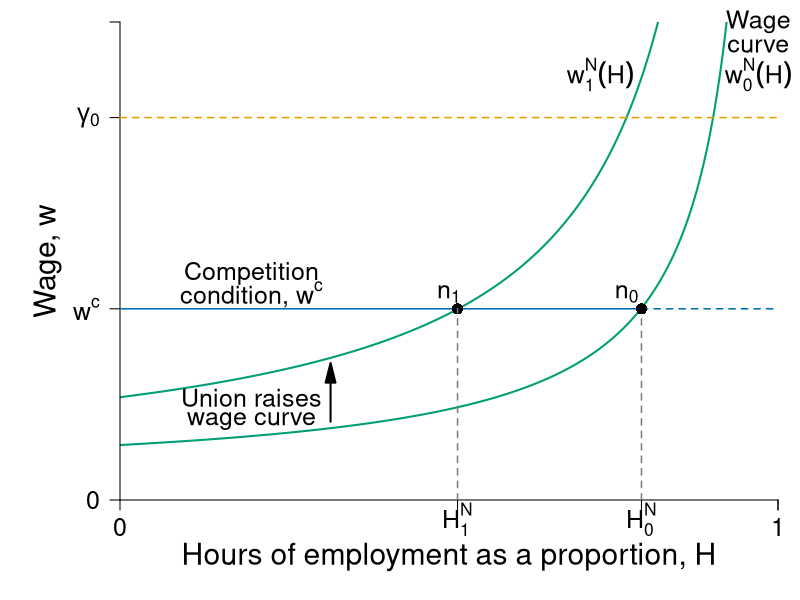

This figure's R source:
require(shape)
require(plotrix)
pdf(file = "capitalism/employment_unions_bad_v2.pdf", width = 9, height = 7)

#Set parameters for graphics
pointsize <- 1.8
axislabelsize <- 1.8
labelsize <- 1.5
namesize <- 1.8
annotatesize <- 1.5
graphlinewidth <- 2
segmentlinewidth <- 1.5

COL <- c("#7fc97f", "#beaed4", "#fdc086", "#ffff99", "#386cb0", "#f0027f", "#bf5b17", "#666666")
COLA <- c("#e0f3db", "#99d8c9","#66c2a4","#41ae76", "#238b45", "#005824")
COLB <- c("#c6dbef", "#4eb3d3", "#2b8cbe", "#0868ac","#084081")
COLC <- c("#fcfbfd", "#efedf5", "#dadaeb", "#bcbddc", "#9e9ac8", "#807dba", "#6a51a3", "#54278f", "#3f007d")
grays <- gray.colors(25, start = 1, end = 0, alpha = 1)
CBCols <- c("#009E73","#0072B2","#E69F00","#CC79A7", "#F0E442")

WageFn <- function(h, ubar = 3, B = 2, t = 0.8) {
  B + ubar + (ubar - ubar*t +  ubar*t*h )/(t*(1 - h))
}


par(mar =  c(5, 6, 1.1, 1.1))
xlims <- c(0, 1)
ylims <- c(0, 50)


plot(0, 0, xlim = xlims, ylim = ylims, type = "n",
     xlab = "",
     ylab = "",
     xaxt = "n", 
     yaxt = "n",
     cex.lab = axislabelsize, 
     bty = "n", 
     xaxs = "i", 
     yaxs = "i")

text(-0.11, 0.5*ylims[2], expression(paste("Wage, ", w)), xpd = TRUE, cex = axislabelsize, srt = 90) 
text(0.5*xlims[2], -6, expression(paste("Hours of employment as a proportion, ", H)), xpd = TRUE, cex = axislabelsize) 


npts <- 500 
npts2 <- 501
#Specify the sequences of points for graphing. 
xx1 <- seq(xlims[1], 1, length.out = npts)
xx2 <- seq(xlims[1], xlims[2], length.out = npts)
xx3 <- seq(xlims[1], xlims[2], length.out = npts2)
xx4 <- seq(xlims[1], 25, length.out = npts2)

#Draw the lines for the graphs
lines(xx1, WageFn(xx1), col = CBCols[1], lwd = graphlinewidth)
#lines(xx2, solowCondition(xx2, delta = 5), col = COL[3], lwd = 4)
#lines(xx2, solowInfeas(xx2, delta = 5), col = COL[1], lwd = 4, lty = 2)

#Union raises the wage function
lines(xx1, WageFn(xx1, ubar = 7), col = CBCols[1], lwd = graphlinewidth)

#Customize ticks and labels for the plot
#ticksy <- c(0, 5, 10, 20,  40)
#ylabels <- c(0, expression(paste(B)), expression(paste(B+underline(u)/t[0])), expression(paste(B+underline(u)/t[1])), expression(paste(w[0])), NA)
#ylabels <- c(0,  expression(paste(B + underline(u[0]))), expression(paste(B + underline(u[1]))), expression(paste(w^c)), NA)
ticksy <- c(0, 20,  40, 50)
#ylabels <- c(0, expression(paste(B)), expression(paste(B+underline(u)/t[0])), expression(paste(B+underline(u)/t[1])), expression(paste(w[0])), NA)
ylabels <- c(0,  expression(paste(w^c)), expression(paste(gamma[0])), NA)


ticksx <- c(0, 0.513, 0.7925, 1, xlims[2])
xlabels <- c(0, expression(paste(H[1]^N)),expression(paste(H[0]^N)), 1.0, NA)
axis(1, at = ticksx, pos = 0, labels = xlabels, cex.axis = labelsize)
axis(2, at = ticksy, pos = 0, labels = ylabels, las = 1, cex.axis = labelsize)

#Annotation of the  graphs
text(0.97, 50, expression(paste("Wage")), cex = labelsize,xpd = TRUE)
text(0.97, 47.5, expression(paste("curve")), cex = labelsize,xpd = TRUE)
text(0.97, 44.5, expression(paste(w[0]^N*(H))), cex = labelsize,xpd = TRUE)


text(0.73, 44.5, expression(paste(w[1]^N*(H))), cex = labelsize, xpd = TRUE)

#segments(1, 0, 1, 42, lty = 2, lwd = 3, col = "darkgray")
segments(0.7925, 0, 0.7925, 20, lty = 2, lwd = segmentlinewidth, col = grays[20])

#Arrows(0.8, 15, 0.8, 19, col = "black", lty = 1, lwd = 2, arr.type = "triangle")
#Arrows(0.8, 15, 0.8, 11, col = "black", lty = 1, lwd = 2, arr.type = "triangle")
#text(0.98, 16.5, expression(paste("Employment rent")))
#text(0.98, 15, expression(paste("decreases with union")))

#Labor productivity 
segments(0, 40, xlims[2], 40, lty = 2, lwd = segmentlinewidth, col = CBCols[3], xpd = TRUE)


#Original competition condition 
segments(0, 20, 0.7925, 20, lty = 1, lwd = segmentlinewidth, col = CBCols[2])
segments(0.7925, 20, 1.2, 20, lty = 2, lwd = segmentlinewidth, col = CBCols[2])

points(0.513, 20, pch = 16, col = "black", cex = 1.5)
text(0.77, 21.6, expression(paste(n[0])), cex = labelsize)

#segments(0, 10, 1.2, 10, lty = 2, lwd = 2, col = "darkgray")
#text(0.97, 11, expression(paste(B + a[1])))



# Arrows(0.7, 20.5, 0.7, 29, col = "black", lty = 1, lwd = 2, arr.type = "triangle")
# text(0.51, 28.2, expression(paste("Union raises")), cex = labelsize, xpd = TRUE)
# text(0.51, 26, expression(paste("wage curve")), cex = labelsize, xpd = TRUE)

segments(0.513, 0, 0.513, 20, lty = 2, lwd = segmentlinewidth, col = grays[20])
points(0.7925, 20, pch = 16, col = "black", cex = 1.5)
text(0.5, 21.6, expression(paste(n[1])), cex = labelsize)
#text(1.02, 26, expression(paste(zpc[1], ", ", w == w[1])))


#Unemployment benefits & a
#segments(0, 5, 1.2, 5, lty = 2, lwd = 2, col = "darkgray")
#segments(0, 2.5, 1.2, 2.5, lty = 2, lwd = segmentlinewidth, col = grays[20])

#Zero profit condition
text(0.2, 23.7, expression(paste("Competition")), cex = labelsize, xpd = TRUE)
text(0.2, 21.5, expression(paste("condition, ", w^c)), cex = labelsize, xpd = TRUE)
#text(1.00, 18.5, expression(paste(w^c)), cex = labelsize, xpd = TRUE)

Arrows(0.32, 8.2, 0.32, 13.3, col = "black", lty = 1, lwd = 2, arr.type = "triangle")
text(0.2, 10.7, expression(paste("Union raises")), cex = labelsize, xpd = TRUE)
text(0.2, 8.3, expression(paste("wage curve")), cex = labelsize, xpd = TRUE)


#text(0.97, 6, expression(paste(B + a[0])))
#text(0.97, 3.5, expression(paste(B, " (unemployment benefits)")))
#text(1.08, 36, expression(paste("level of")))
#text(1.08, 34, expression(paste("employment, ", bar(H))))


dev.off()
